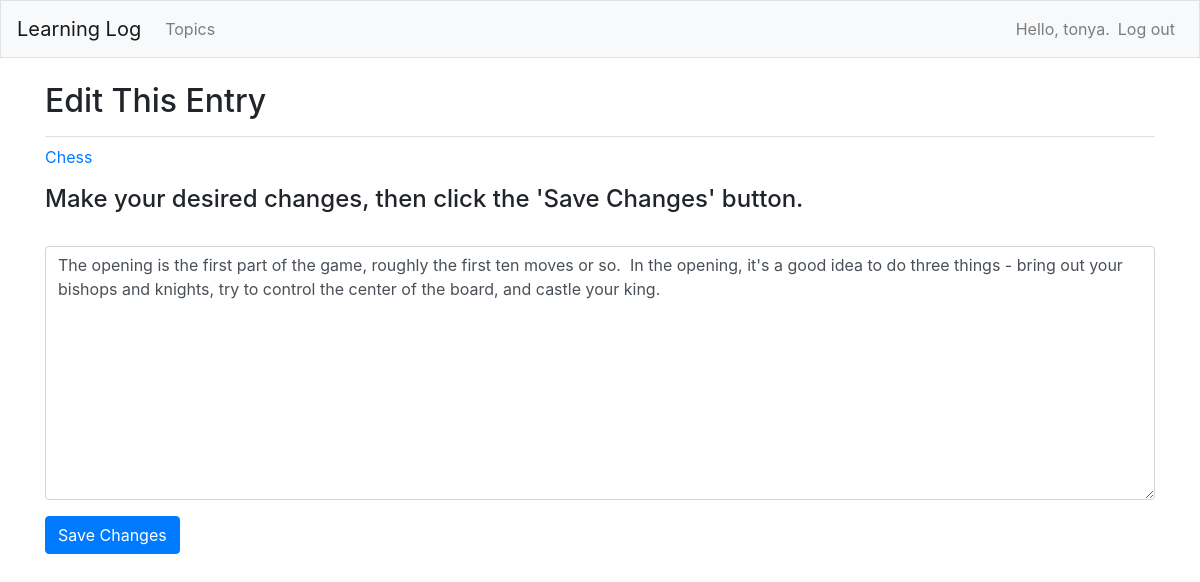
The page /edit_entry/1/ (signed in) on the database its author committed.
### learning_logs/models.py (models this page shows, shortened)
class Topic(models.Model):
    text = models.CharField(max_length=200)
    date_added = models.DateTimeField(auto_now_add=True)
    owner = models.ForeignKey(User, on_delete=models.CASCADE)
    def __str__(self):
        return self.text

class Entry(models.Model):
    topic = models.ForeignKey(Topic, on_delete=models.CASCADE)
    text = models.TextField()
    date_added = models.DateTimeField(auto_now_add=True)
    class Meta:
        verbose_name_plural = 'entries'

### learning_logs/views.py (the view)
# urls.py: path('edit_entry/<int:entry_id>/', views.edit_entry, name='edit_entry'),
@login_required
def edit_entry(request, entry_id):
    entry = Entry.objects.get(id=entry_id)
    topic = entry.topic
    if topic.owner != request.user:
        raise Http404
    if request.method != 'POST':
        form = EntryForm(instance=entry)
    else:
        form = EntryForm(instance=entry, data=request.POST)
        if form.is_valid():
            form.save()
            return redirect('learning_logs:topic', topic_id=topic.id)
    context = {'entry': entry, 'topic': topic, 'form': form}
    return render(request, 'learning_logs/edit_entry.html', context)

### learning_logs/forms.py
class EntryForm(forms.ModelForm):
    class Meta:
        model = Entry
        fields = ['text']
        labels = {'text': ''}
        widgets = {'text': forms.Textarea(attrs={'cols': 90})}

### learning_logs/templates/learning_logs/edit_entry.html (shortened to what this page needs)
{% extends "learning_logs/base.html" %}
{% load bootstrap4 %}
{% block page_header %}
    <h2>Edit This Entry</h2>
{% endblock page_header %}
{% block content %}
    <p><a href="{% url 'learning_logs:topic' topic.id %}">{{ topic }}</a></p>
<h4>Make your desired changes, then click the 'Save Changes' button.</h4>
    <form method="post" action="{% url 'learning_logs:edit_entry' entry.id %}" class="form">
        {% bootstrap_form form %}
        {% buttons %}
            <button name="submit" class="btn btn-primary">Save Changes</button>
        {% endbuttons %}
    </form>
{% endblock content %}

### learning_logs/templates/learning_logs/base.html (shortened to what this page needs)
{% load bootstrap4 %}
<!doctype html>
<html lang="en">
<head>
  {% bootstrap_css %}
</head>
<body>
    <nav class="navbar navbar-expand-md navbar-light bg-light mb-4 border">
        <a class="navbar-brand" href="{% url 'learning_logs:index' %}">
          Learning Log</a>
      <div class="collapse navbar-collapse" id="navbarCollapse">
        <ul class="navbar-nav mr-auto">
          <li class="nav-item">
            <a class="nav-link" href="{% url 'learning_logs:topics' %}">
              Topics</a>
          </li>
        </ul>
        <ul class="navbar-nav ml-auto">
          {% if user.is_authenticated %}
            <li class="nav-item">
              <span class="navbar-text">Hello, {{ user.username }}.</span>
            </li>
            <li class="nav-item">
              <a class="nav-link" href="{% url 'users:logout' %}">Log out</a>
            </li>
          {% endif %}
        </ul>
      </div>
    </nav>
    <main role="main" class="container">
      <div class="pb-2 mb-2 border-bottom">
        {% block page_header %}{% endblock page_header %}
      </div>
      <div>
        {% block content %}{% endblock content %}
      </div>
    </main>
</body>
</html>

### rows shown on the page
Topic: text "Chess"
Entry: text "The opening is the first part of the game, roughly the first ten moves or so. In the opening, it's a good idea to do three things - bring out your bishops and knights, try to control the center of the board, and castle your king."

### other values the page prints
{{ user.username }} "tonya"
